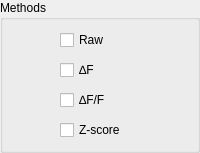
            <widget class="QGroupBox" name="groupBox">
             <property name="sizePolicy">
              <sizepolicy hsizetype="Preferred" vsizetype="Preferred">
               <horstretch>0</horstretch>
               <verstretch>0</verstretch>
              </sizepolicy>
             </property>
             <property name="title">
              <string>Methods</string>
             </property>
             <property name="alignment">
              <set>Qt::AlignLeading|Qt::AlignLeft|Qt::AlignTop</set>
             </property>
             <layout class="QVBoxLayout" name="verticalLayout_7">
              <property name="spacing">
               <number>10</number>
              </property>
              <property name="leftMargin">
               <number>10</number>
              </property>
              <property name="topMargin">
               <number>10</number>
              </property>
              <property name="rightMargin">
               <number>10</number>
              </property>
              <property name="bottomMargin">
               <number>10</number>
              </property>
              <item>
               <layout class="QGridLayout" name="gridLayout_11">
                <item row="0" column="0">
                 <widget class="QCheckBox" name="methodRaw_checkBox">
                  <property name="sizePolicy">
                   <sizepolicy hsizetype="Preferred" vsizetype="Fixed">
                    <horstretch>0</horstretch>
                    <verstretch>0</verstretch>
                   </sizepolicy>
                  </property>
                  <property name="minimumSize">
                   <size>
                    <width>0</width>
                    <height>20</height>
                   </size>
                  </property>
                  <property name="maximumSize">
                   <size>
                    <width>80</width>
                    <height>16777215</height>
                   </size>
                  </property>
                  <property name="text">
                   <string>Raw</string>
                  </property>
                 </widget>
                </item>
                <item row="1" column="0">
                 <widget class="QCheckBox" name="methodDF_checkBox">
                  <property name="sizePolicy">
                   <sizepolicy hsizetype="Preferred" vsizetype="Fixed">
                    <horstretch>0</horstretch>
                    <verstretch>0</verstretch>
                   </sizepolicy>
                  </property>
                  <property name="minimumSize">
                   <size>
                    <width>0</width>
                    <height>20</height>
                   </size>
                  </property>
                  <property name="maximumSize">
                   <size>
                    <width>80</width>
                    <height>16777215</height>
                   </size>
                  </property>
                  <property name="text">
                   <string>∆F</string>
                  </property>
                 </widget>
                </item>
                <item row="3" column="0">
                 <widget class="QCheckBox" name="methodZscore_checkBox">
                  <property name="sizePolicy">
                   <sizepolicy hsizetype="Preferred" vsizetype="Fixed">
                    <horstretch>0</horstretch>
                    <verstretch>0</verstretch>
                   </sizepolicy>
                  </property>
                  <property name="minimumSize">
                   <size>
                    <width>0</width>
                    <height>20</height>
                   </size>
                  </property>
                  <property name="maximumSize">
                   <size>
                    <width>80</width>
                    <height>16777215</height>
                   </size>
                  </property>
                  <property name="text">
                   <string>Z-score</string>
                  </property>
                 </widget>
                </item>
                <item row="2" column="0">
                 <widget class="QCheckBox" name="methodDFF_checkBox">
                  <property name="sizePolicy">
                   <sizepolicy hsizetype="Preferred" vsizetype="Fixed">
                    <horstretch>0</horstretch>
                    <verstretch>0</verstretch>
                   </sizepolicy>
                  </property>
                  <property name="minimumSize">
                   <size>
                    <width>0</width>
                    <height>20</height>
                   </size>
                  </property>
                  <property name="maximumSize">
                   <size>
                    <width>80</width>
                    <height>16777215</height>
                   </size>
                  </property>
                  <property name="text">
                   <string>∆F/F</string>
                  </property>
                 </widget>
                </item>
               </layout>
              </item>
              <item>
               <spacer name="verticalSpacer_4">
                <property name="orientation">
                 <enum>Qt::Vertical</enum>
                </property>
                <property name="sizeType">
                 <enum>QSizePolicy::Expanding</enum>
                </property>
                <property name="sizeHint" stdset="0">
                 <size>
                  <width>20</width>
                  <height>0</height>
                 </size>
                </property>
               </spacer>
              </item>
             </layout>
            </widget>
